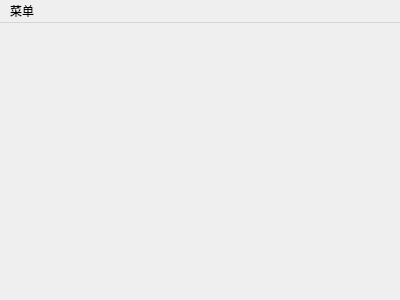
<?xml version="1.0" encoding="UTF-8"?>
<ui version="4.0">
 <class>MainScene</class>
 <widget class="QMainWindow" name="MainScene">
  <property name="geometry">
   <rect>
    <x>0</x>
    <y>0</y>
    <width>400</width>
    <height>300</height>
   </rect>
  </property>
  <property name="windowTitle">
   <string>MainScene</string>
  </property>
  <widget class="QWidget" name="centralWidget"/>
  <widget class="QMenuBar" name="menuBar">
   <property name="geometry">
    <rect>
     <x>0</x>
     <y>0</y>
     <width>400</width>
     <height>26</height>
    </rect>
   </property>
   <widget class="QMenu" name="menu">
    <property name="title">
     <string>菜单</string>
    </property>
    <addaction name="actionQuit"/>
   </widget>
   <addaction name="menu"/>
  </widget>
  <action name="actionQuit">
   <property name="text">
    <string>退出</string>
   </property>
  </action>
 </widget>
 <layoutdefault spacing="6" margin="11"/>
 <resources/>
 <connections/>
</ui>
